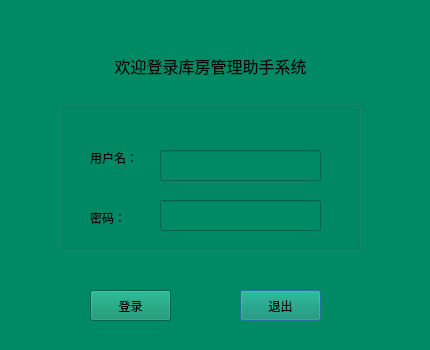
<?xml version="1.0" encoding="UTF-8"?>
<ui version="4.0">
 <class>LoginDialog</class>
 <widget class="QDialog" name="LoginDialog">
  <property name="geometry">
   <rect>
    <x>0</x>
    <y>0</y>
    <width>430</width>
    <height>350</height>
   </rect>
  </property>
  <property name="windowTitle">
   <string>Dialog</string>
  </property>
  <property name="styleSheet">
   <string notr="true">background-color: rgb(0, 137, 101);</string>
  </property>
  <widget class="QLabel" name="label">
   <property name="geometry">
    <rect>
     <x>80</x>
     <y>50</y>
     <width>261</width>
     <height>31</height>
    </rect>
   </property>
   <property name="font">
    <font>
     <family>宋体</family>
     <pointsize>12</pointsize>
     <weight>9</weight>
     <italic>false</italic>
     <bold>false</bold>
    </font>
   </property>
   <property name="styleSheet">
    <string notr="true">font: 75 12pt &quot;宋体&quot;;</string>
   </property>
   <property name="text">
    <string>欢迎登录库房管理助手系统</string>
   </property>
   <property name="alignment">
    <set>Qt::AlignCenter</set>
   </property>
  </widget>
  <widget class="QPushButton" name="quitBtn">
   <property name="geometry">
    <rect>
     <x>240</x>
     <y>290</y>
     <width>81</width>
     <height>31</height>
    </rect>
   </property>
   <property name="text">
    <string>退出</string>
   </property>
  </widget>
  <widget class="QPushButton" name="loginBtn">
   <property name="geometry">
    <rect>
     <x>90</x>
     <y>290</y>
     <width>81</width>
     <height>31</height>
    </rect>
   </property>
   <property name="text">
    <string>登录</string>
   </property>
  </widget>
  <widget class="QGroupBox" name="groupBox">
   <property name="geometry">
    <rect>
     <x>60</x>
     <y>100</y>
     <width>301</width>
     <height>151</height>
    </rect>
   </property>
   <property name="title">
    <string/>
   </property>
   <widget class="QLabel" name="User">
    <property name="geometry">
     <rect>
      <x>30</x>
      <y>50</y>
      <width>72</width>
      <height>15</height>
     </rect>
    </property>
    <property name="text">
     <string>用户名：</string>
    </property>
   </widget>
   <widget class="QLabel" name="label_2">
    <property name="geometry">
     <rect>
      <x>30</x>
      <y>110</y>
      <width>36</width>
      <height>16</height>
     </rect>
    </property>
    <property name="text">
     <string>密码：</string>
    </property>
   </widget>
   <widget class="QLineEdit" name="pwdLineEdit">
    <property name="geometry">
     <rect>
      <x>100</x>
      <y>100</y>
      <width>161</width>
      <height>31</height>
     </rect>
    </property>
    <property name="echoMode">
     <enum>QLineEdit::Password</enum>
    </property>
   </widget>
   <widget class="QLineEdit" name="UserEdit">
    <property name="geometry">
     <rect>
      <x>100</x>
      <y>50</y>
      <width>161</width>
      <height>31</height>
     </rect>
    </property>
   </widget>
  </widget>
 </widget>
 <resources/>
 <connections/>
</ui>
